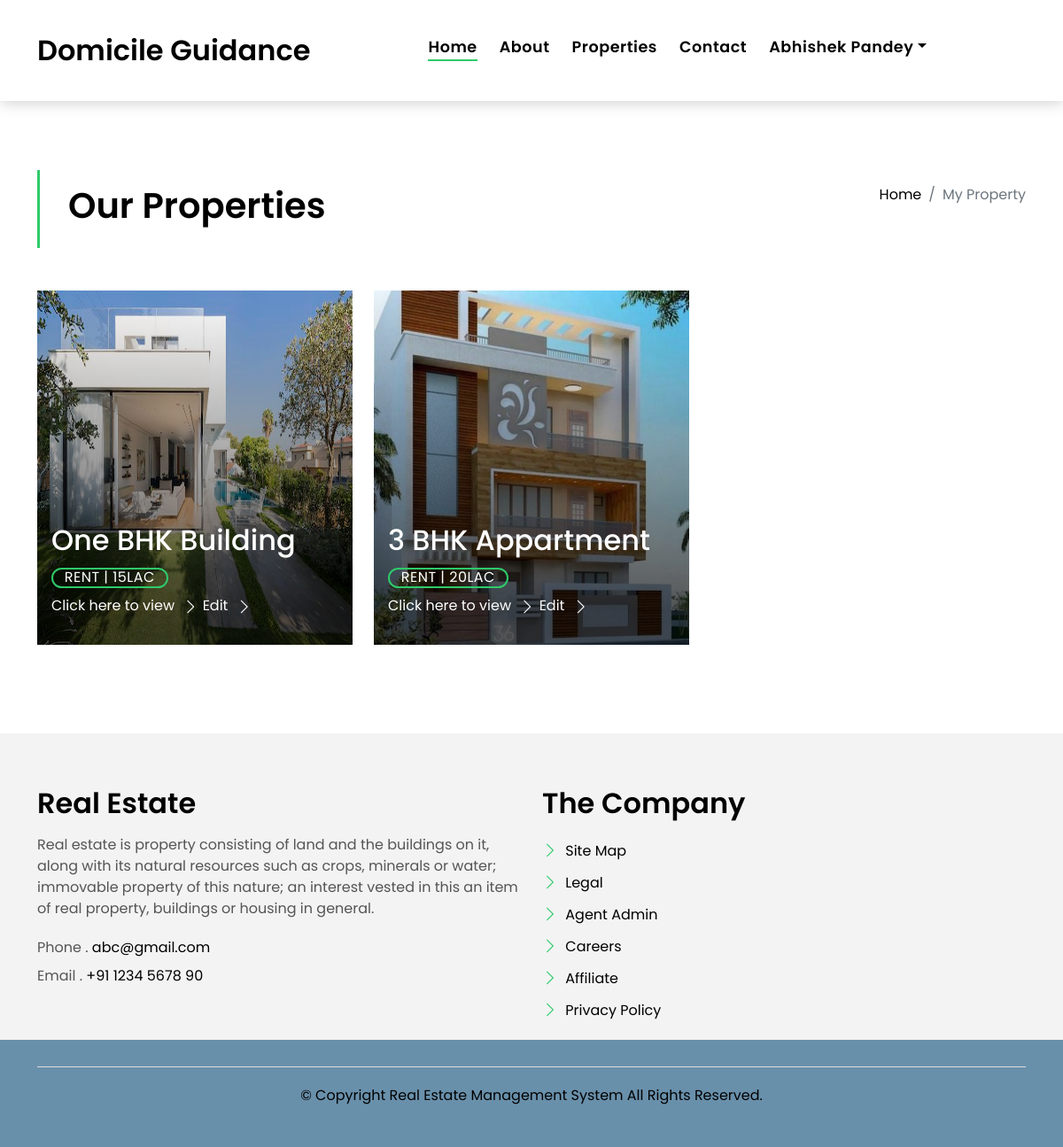
The page /ownermanageProperty (signed in) on the database its author committed.
### estate/models.py (models this page shows, shortened)
class Property(models.Model):
    user = models.ForeignKey(UserType, on_delete=models.CASCADE)
    propertytitle = models.CharField(max_length=100, null=True)
    propertydescription = models.CharField(max_length=300, null=True)
    type = models.ForeignKey(PropertyType, on_delete=models.CASCADE)
    status = models.CharField(max_length=50, null=True)
    location = models.CharField(max_length=100, null=True)
    bedrooms = models.CharField(max_length=100, null=True)
    bathrooms = models.CharField(max_length=100, null=True)
    floors = models.CharField(max_length=100, null=True)
    garages = models.CharField(max_length=100, null=True)
    area = models.CharField(max_length=100, null=True)
    size = models.CharField(max_length=100, null=True)
    rentorsaleprice = models.CharField(max_length=100, null=True)
    beforepricelabel = models.CharField(max_length=100, null=True)
    afterpricelabel = models.CharField(max_length=100, null=True)
    propertyid = models.CharField(max_length=100, null=True)
    centercooling = models.CharField(max_length=100, null=True)
    balcony = models.CharField(max_length=100, null=True)
    petfriendly = models.CharField(max_length=100, null=True)
    barbeque = models.CharField(max_length=100, null=True)
    firealarm = models.CharField(max_length=100, null=True)
    modernkitchen = models.CharField(max_length=100, null=True)
    storage = models.CharField(max_length=100, null=True)
    dryer = models.CharField(max_length=100, null=True)
    heating = models.CharField(max_length=100, null=True)
    pool = models.CharField(max_length=100, null=True)
    laundry = models.CharField(max_length=100, null=True)
    sauna = models.CharField(max_length=100, null=True)
    gym = models.CharField(max_length=100, null=True)
    elevator = models.CharField(max_length=100, null=True)
    dishwasher = models.CharField(max_length=100, null=True)
    emergencyexit = models.CharField(max_length=100, null=True)
    featuredimage = models.FileField(null=True,blank=True)
    galleryimage1 = models.FileField(null=True,blank=True)
    galleryimage2 = models.FileField(null=True,blank=True)
    galleryimage3 = models.FileField(null=True,blank=True)
    galleryimage4 = models.FileField(null=True,blank=True)
    galleryimage5 = models.FileField(null=True,blank=True)
    address = models.CharField(max_length=300, null=True)
    city = models.ForeignKey(City, on_delete=models.CASCADE)
    zipcode = models.CharField(max_length=30, null=True)
    neighborhood = models.CharField(max_length=200, null=True)
    listingdate = models.DateTimeField(auto_now_add=True)

### estate/views.py (the view)
# urls.py: path('ownermanageProperty', ownermanageProperty, name='ownermanageProperty'),
def ownermanageProperty(request):
    if not request.user.is_authenticated:
        return redirect('owner_login')
    user = request.user
    userType = UserType.objects.get(user=user)
    properties = Property.objects.filter(user=userType)
    return render(request, 'owner/ownermanageProperty.html', locals())

### estate/templates/owner/ownermanageProperty.html (shortened to what this page needs)
{% extends 'ownerNavbar.html' %}
{% block main  %}
{% load static %}
<section class="intro-single">
    <div class="container">
        <div class="row">
            <div class="col-md-12 col-lg-8">
                <div class="title-single-box">
                    <h1 class="title-single">Our Properties</h1>
                </div>
            </div>
            <div class="col-md-12 col-lg-4">
                <nav aria-label="breadcrumb" class="breadcrumb-box d-flex justify-content-lg-end">
                    <ol class="breadcrumb">
                        <li class="breadcrumb-item">
                            <a href="{% url 'index' %}">Home</a>
                        </li>
                        <li class="breadcrumb-item active" aria-current="page">
                            My Property
                        </li>
                    </ol>
                </nav>
            </div>
        </div>
    </div>
</section>
<section class="property-grid grid">
    <div class="container">
        <div class="row">
            {% for i in properties %}
            <div class="col-md-4">
                <div class="card-box-a card-shadow">
                    <div class="img-box-a">
                        <img src="{{i.featuredimage.url}}" alt="" width="100%" height="400px">
                    </div>
                    <div class="card-overlay">
                        <div class="card-overlay-a-content">
                            <div class="card-header-a">
                                <h2 class="card-title-a">
                                    <a href="#">{{i.propertytitle}}</a>
                                </h2>
                            </div>
                            <div class="card-body-a">
                                <div class="price-box d-flex">
                                    <span class="price-a">rent | {{i.rentorsaleprice}}</span>
                                </div>
                                <a href="{% url 'viewPropertyDtls' i.id %}" class="link-a">Click here to view
                                    <span class="bi bi-chevron-right"></span>
                                </a>
                                <a href="{% url 'ownereditProperty' i.id %}" class="link-a text-left">Edit
                                    <span class="bi bi-chevron-right"></span>
                                </a>
                            </div>
                        </div>
                    </div>
                </div>
            </div>
        {% endfor %}
        </div>
    </div>
</section>
{% endblock %}

### estate/templates/ownerNavbar.html (shortened to what this page needs)
{% load static %}
<!DOCTYPE html>
<html lang="en">
<head>
    <link href="{% static 'assets/vendor/animate.css/animate.min.css' %}" rel="stylesheet">
    <link href="{% static 'assets/vendor/bootstrap/css/bootstrap.min.css' %}" rel="stylesheet">
    <link href="{% static 'assets/vendor/bootstrap-icons/bootstrap-icons.css' %}" rel="stylesheet">
    <link href="{% static 'assets/vendor/swiper/swiper-bundle.min.css' %}" rel="stylesheet">
    <link href="{% static 'assets/css/style.css' %}" rel="stylesheet">
</head>
<body>
<nav class="navbar navbar-default navbar-trans navbar-expand-lg fixed-top">
    <div class="container">
        <a class="navbar-brand text-brand" href="#">Domicile Guidance</a>
        <div class="navbar-collapse collapse justify-content-center" id="navbarDefault">
            <ul class="navbar-nav">
                <li class="nav-item">
                    <a class="nav-link active" href="{% url 'ownerDashboard' %}">Home</a>
                </li>
                <li class="nav-item">
                    <a class="nav-link " href="{% url 'ownerAbout' %}">About</a>
                </li>
                <li class="nav-item">
                    <a class="nav-link " href="{% url 'ownerpropertysearch' %}">Properties</a>
                </li>
                <li class="nav-item">
                    <a class="nav-link " href="{% url 'ownerContact' %}">Contact</a>
                </li>
                <li class="nav-item dropdown">
                    <a class="nav-link dropdown-toggle" href="#" id="navbarDropdown" role="button"
                       data-bs-toggle="dropdown" aria-haspopup="true" aria-expanded="false">{{request.user.first_name}} {{request.user.last_name}}</a>
                </li>
            </ul>
        </div>
    </div>
</nav>
<main id="main">
    {% block main %}
    {% endblock %}
</main>
<section class="section-footer">
    <div class="container">
        <div class="row">
            <div class="col-sm-12 col-md-6">
                <div class="widget-a">
                    <div class="w-header-a">
                        <h3 class="w-title-a text-brand">Real Estate </h3>
                    </div>
                    <div class="w-body-a">
                        <p class="w-text-a color-text-a">
                            Real estate is property consisting of land and the buildings on it, along with its natural
                            resources such as crops, minerals or water; immovable property of this nature; an interest
                            vested in this an item of real property, buildings or housing in general.
                        </p>
                    </div>
                    <div class="w-footer-a">
                        <ul class="list-unstyled">
                            <li class="color-a">
                                <span class="color-text-a">Phone .</span> abc@gmail.com
                            </li>
                            <li class="color-a">
                                <span class="color-text-a">Email .</span> +91 1234 5678 90
                            </li>
                        </ul>
                    </div>
                </div>
            </div>
            <div class="col-sm-12 col-md-6 section-md-t3">
                <div class="widget-a">
                    <div class="w-header-a">
                        <h3 class="w-title-a text-brand">The Company</h3>
                    </div>
                    <div class="w-body-a">
                        <div class="w-body-a">
                            <ul class="list-unstyled">
                                <li class="item-list-a">
                                    <i class="bi bi-chevron-right"></i> <a href="#">Site Map</a>
                                </li>
                                <li class="item-list-a">
                                    <i class="bi bi-chevron-right"></i> <a href="#">Legal</a>
                                </li>
                                <li class="item-list-a">
                                    <i class="bi bi-chevron-right"></i> <a href="#">Agent Admin</a>
                                </li>
                                <li class="item-list-a">
                                    <i class="bi bi-chevron-right"></i> <a href="#">Careers</a>
                                </li>
                                <li class="item-list-a">
                                    <i class="bi bi-chevron-right"></i> <a href="#">Affiliate</a>
                                </li>
                                <li class="item-list-a">
                                    <i class="bi bi-chevron-right"></i> <a href="#">Privacy Policy</a>
                                </li>
                            </ul>
                        </div>
                    </div>
                </div>
            </div>
        </div>
    </div>
</section>
<footer>
    <div class="container">
        <div class="row">
            <div class="col-md-12">
                <div class="copyright-footer">
                    <p class="copyright color-text-a">
                        <span class="color-a">&copy; Copyright Real Estate Management System All Rights Reserved. </span>
                    </p>
                </div>
            </div>
        </div>
    </div>
</footer>
</body>
</html>

### rows shown on the page
Property: featuredimage (picture), propertytitle "One BHK Building", rentorsaleprice "15LAC"
Property: featuredimage (picture), propertytitle "3 BHK Appartment", rentorsaleprice "20LAC"

### other values the page prints
{{ request.user.first_name }} "Abhishek"
{{ request.user.last_name }} "Pandey"
